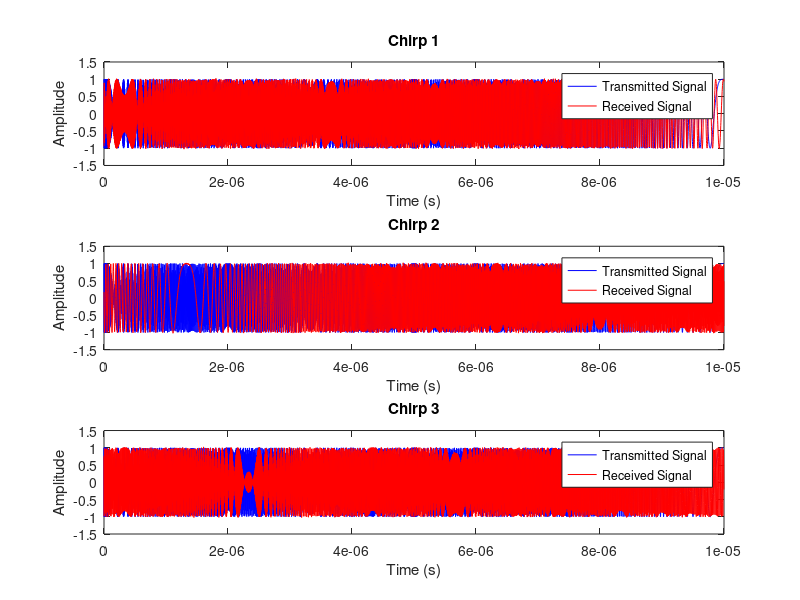
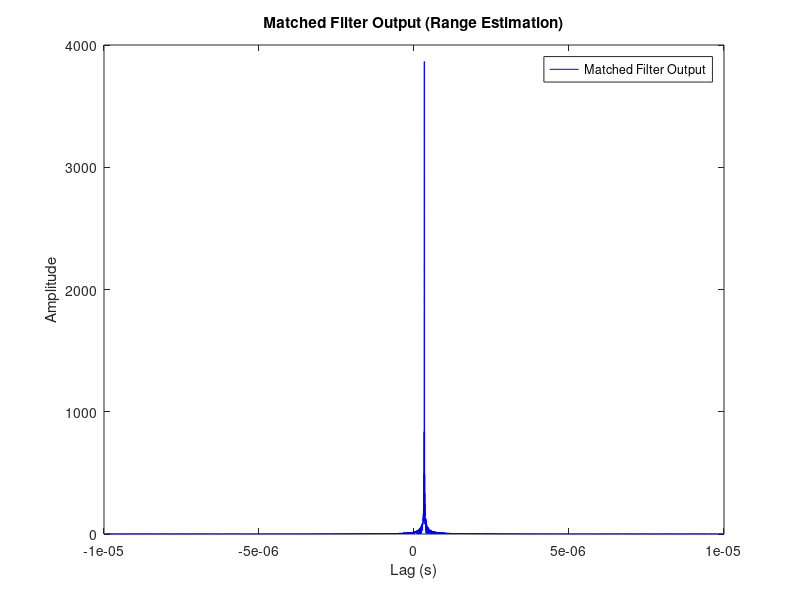
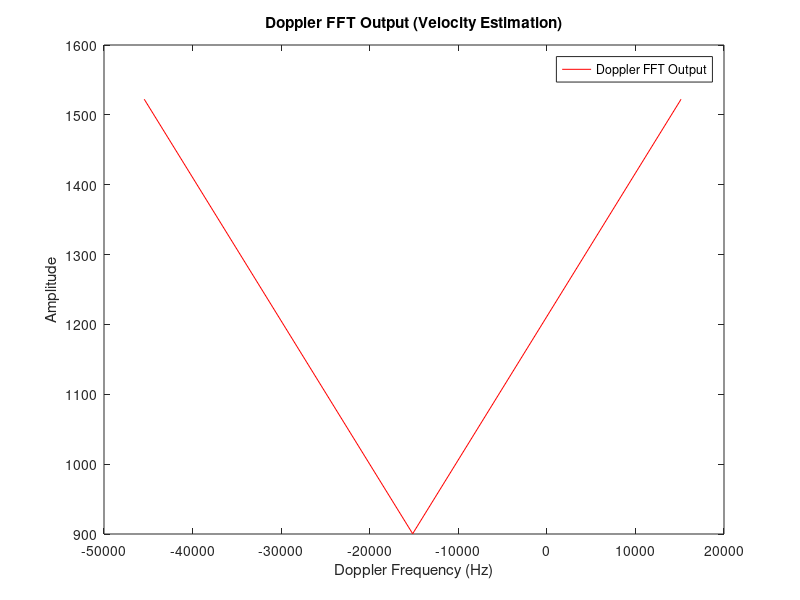

Write MATLAB code to recreate these figures, in order.
% Radar Parameters
fc = 77e9;                 % Carrier frequency (Hz)
c = 3e8;                   % Speed of light (m/s)
bw = 200e6;                % Bandwidth (Hz)
chirp_duration = 10e-6;    % Chirp duration (s)
sweep_slope = bw / chirp_duration; % Chirp slope (Hz/s)
fs = 2 * bw;               % Sampling frequency (Hz)
lambda = c / fc;           % Wavelength (m)
num_chirps = 3;            % Number of chirp pulses

% Target Parameters
range_target = 50;         % Target range (m)
velocity_target = 30;      % Target velocity (m/s)
fd = 2 * velocity_target / lambda; % Doppler frequency (Hz)
time_delay = 2 * range_target / c; % Round-trip delay (s)

% Time Vectors
t = 0:1/fs:chirp_duration - 1/fs;    % Single chirp time
pri = chirp_duration + 1e-6;         % Pulse Repetition Interval (PRI)
T = 0:pri:(num_chirps - 1) * pri;    % Chirp start times

% Generate Transmitted Signal (Exponential Form)
tx_sig = zeros(num_chirps, length(t));
rx_sig = zeros(num_chirps, length(t));
for k = 1:num_chirps
    % Transmitted chirp in exponential form
    tx_sig(k, :) = exp(1j * 2 * pi * (fc * t + 0.5 * sweep_slope * t.^2));
    
    % Simulate Received Signal (with delay and Doppler)
    current_t = t - time_delay - (k - 1) * pri; % Time delay and PRI
    rx_sig(k, :) = exp(1j * 2 * pi * (fc * current_t + ...
                     0.5 * sweep_slope * current_t.^2 + fd * t)) + ...
                   0.01 * (randn(size(t)) + 1j * randn(size(t))); % Add noise
end

% Matched Filtering and Range Estimation
mf_out = zeros(num_chirps, 2 * length(t) - 1);
lags = (-length(t) + 1:length(t) - 1) / fs; % Lag vector
range_estimates = zeros(1, num_chirps);

for k = 1:num_chirps
    % Cross-correlation
    mf_out(k, :) = xcorr(rx_sig(k, :), tx_sig(k, :));
    [~, max_idx] = max(abs(mf_out(k, :)));
    estimated_delay = lags(max_idx); % Delay corresponding to peak
    range_estimates(k) = c * estimated_delay / 2; % Range estimate
end

% Doppler Processing via FFT
fft_out = fftshift(fft(range_estimates));
doppler_axis = (-num_chirps/2:num_chirps/2-1) / (num_chirps * pri); % Doppler axis
[~, doppler_idx] = max(abs(fft_out));
estimated_doppler = doppler_axis(doppler_idx); % Doppler frequency
estimated_velocity = estimated_doppler * lambda / 2; % Velocity estimate

% Display Results
disp(['Estimated Ranges (m): ', num2str(range_estimates)]);
disp(['Estimated Velocity (m/s): ', num2str(estimated_velocity)]);

% Plot Transmitted and Received Signals
figure;
hold on;
for k = 1:num_chirps
    subplot(num_chirps, 1, k);
    plot(t, real(tx_sig(k, :)), 'b', 'DisplayName', 'Transmitted Signal');
    hold on;
    plot(t, real(rx_sig(k, :)), 'r', 'DisplayName', 'Received Signal');
    title(['Chirp ', num2str(k)]);
    xlabel('Time (s)');
    ylabel('Amplitude');
    legend;
end

% Plot Matched Filter Output (Range Estimation)
figure;
plot(lags, abs(mf_out(1, :)), 'b', 'DisplayName', 'Matched Filter Output');
title('Matched Filter Output (Range Estimation)');
xlabel('Lag (s)');
ylabel('Amplitude');
legend;

% Plot Doppler FFT Output (Velocity Estimation)
figure;
plot(doppler_axis, abs(fft_out), 'r', 'DisplayName', 'Doppler FFT Output');
title('Doppler FFT Output (Velocity Estimation)');
xlabel('Doppler Frequency (Hz)');
ylabel('Amplitude');
legend;
